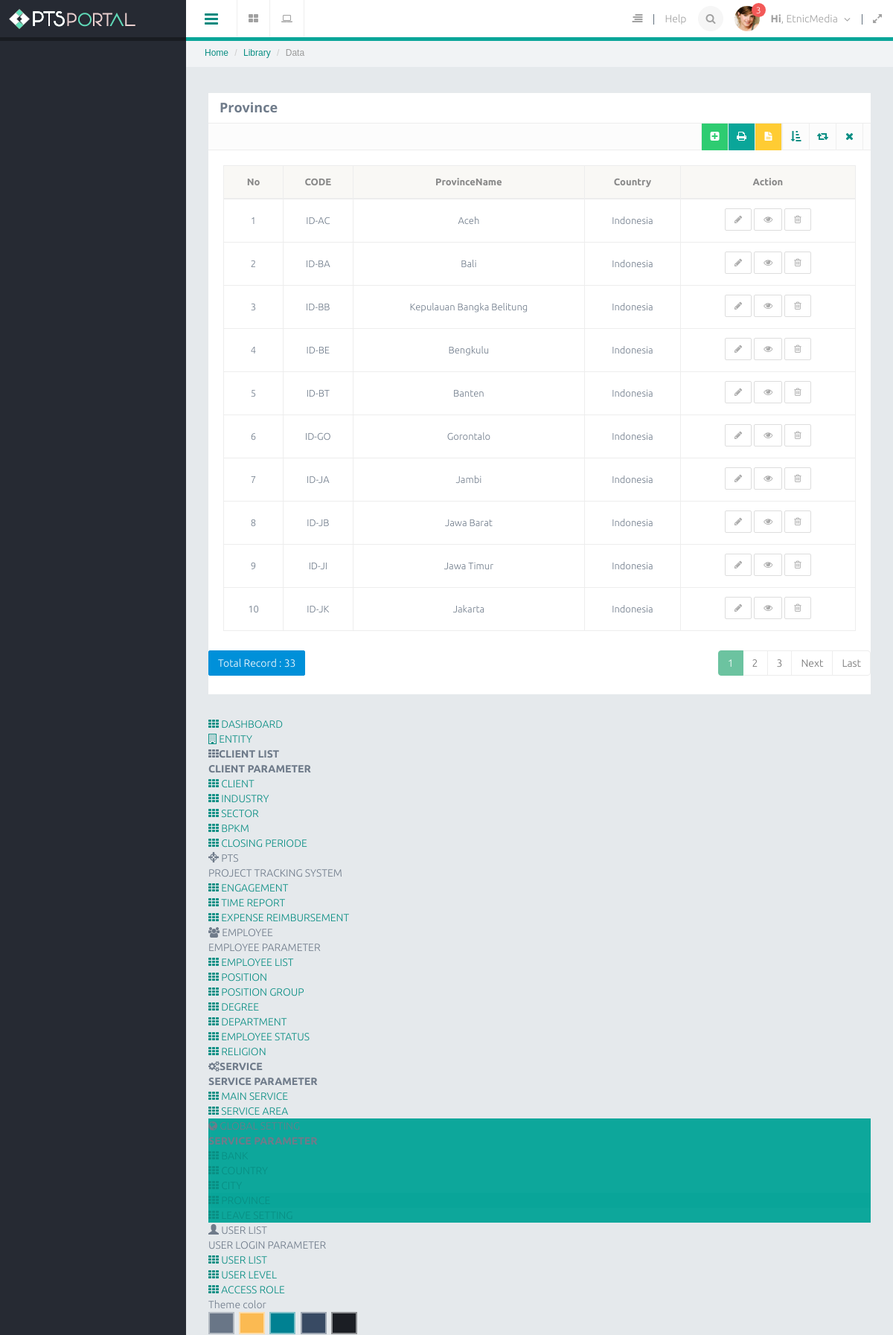
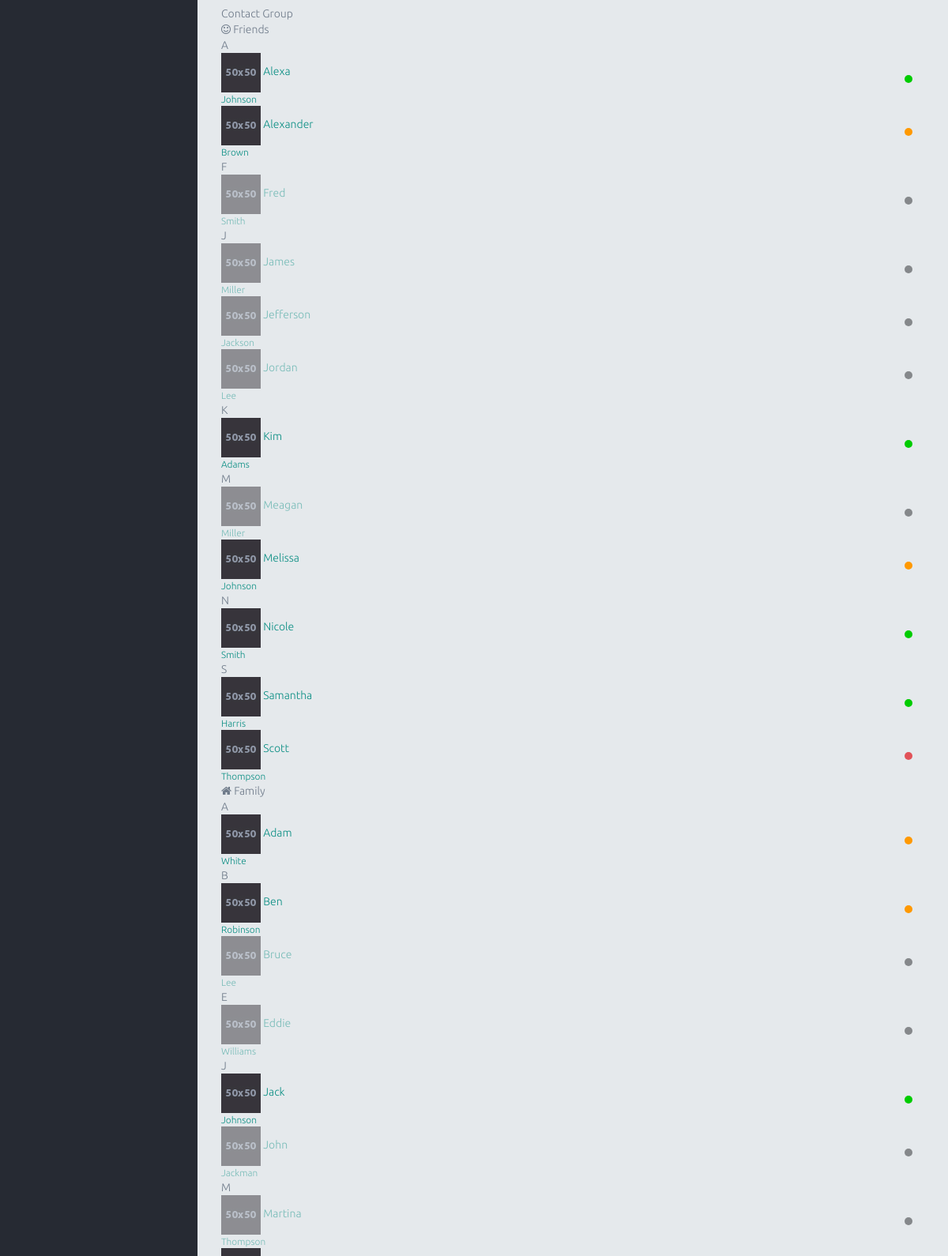
The app's page /index.php/province (upper part) with its own data (2 pictures, top to bottom).
### tables this page shows
CREATE TABLE `province` (
  `id` int(11) NOT NULL AUTO_INCREMENT,
  `provinceCode` varchar(5) NOT NULL,
  `provinceName` varchar(50) NOT NULL,
  `countryCode` tinyint(2) NOT NULL DEFAULT '1',
  `provinceDeleted` tinyint(4) NOT NULL,
  PRIMARY KEY (`id`,`provinceCode`)
);

CREATE TABLE `country` (
  `id` int(11) NOT NULL AUTO_INCREMENT,
  `CountryCode` varchar(5) NOT NULL,
  `CountryName` varchar(50) NOT NULL,
  `CountryDeleted` tinyint(4) NOT NULL,
  PRIMARY KEY (`id`)
);

### application/libraries/Template.php (called while the page is built, shortened)
<?php
class Template{
    protected $_CI;
    function __construct(){
        $this->_CI=&get_instance();
    }
    function caplet($template,$data=null){
        $data['_content']=$this->_CI->load->view($template,$data,true);
        $data['_header']=$this->_CI->load->view('themes/caplet/header',$data,true);
        $data['_slideleft']=$this->_CI->load->view('themes/caplet/slideleft',$data,true);
        $data['_modal_message']=$this->_CI->load->view('themes/caplet/modal_message',$data,true);
        $data['_modal_notification']=$this->_CI->load->view('themes/caplet/modal_notification',$data,true);
        $data['_leftnav']=$this->_CI->load->view('themes/caplet/leftnav',$data,true);
        $data['_rightnav']=$this->_CI->load->view('themes/caplet/rightnav',$data,true);
        $data['_sidebar']=$this->_CI->load->view('themes/caplet/sidebar',$data,true);
        $this->_CI->load->view('themes/caplet.php',$data);
    }
}

### application/controllers/Province.php (called while the page is built, shortened)
<?php
class Province extends CI_Controller
{
    public function index()
    {
        $q = urldecode($this->input->get('q', TRUE));
        $start = intval($this->input->get('start'));
        if ($q <> '') {
            $config['base_url'] = base_url() . 'province/index.html?q=' . urlencode($q);
            $config['first_url'] = base_url() . 'province/index.html?q=' . urlencode($q);
        } else {
            $config['base_url'] = base_url() . 'province/';
            $config['first_url'] = base_url() . 'province/';
        }
        $config['per_page'] = 10;
        $config['page_query_string'] = TRUE;
        $config['total_rows'] = $this->Mprovince->total_rows($q);
        $province = $this->Mprovince->get_limit_data($config['per_page'], $start, $q);
        $this->pagination->initialize($config);
        $data = array(
            'province_data' => $province,
            'q' => $q,
            'pagination' => $this->pagination->create_links(),
            'total_rows' => $config['total_rows'],
            'start' => $start,
        );
        $this->template->caplet('province/province_list', $data);
    }
}

### index.php (called while the page is built, shortened)
<?php
require_once BASEPATH.'core/CodeIgniter.php';

### application/config/config.php (called while the page is built, shortened)
<?php
$config['base_url'] = "http://".$_SERVER['HTTP_HOST'];
$config['base_url'] .= preg_replace('@/+$@','',dirname($_SERVER['SCRIPT_NAME'])).'/';
$config['index_page'] = '';
$config['uri_protocol']	= 'REQUEST_URI';
$config['url_suffix'] = 'html';
$config['language']	= 'english';
$config['charset'] = 'UTF-8';
$config['enable_hooks'] = FALSE;
$config['subclass_prefix'] = 'MY_';
$config['composer_autoload'] = FALSE;
$config['permitted_uri_chars'] = 'a-z 0-9~%.:_\-';
$config['allow_get_array'] = TRUE;
$config['enable_query_strings'] = FALSE;
$config['controller_trigger'] = 'c';
$config['function_trigger'] = 'm';
$config['directory_trigger'] = 'd';
$config['log_threshold'] = 0;
$config['log_path'] = '';
$config['log_file_extension'] = '';
$config['log_file_permissions'] = 0644;
$config['log_date_format'] = 'Y-m-d H:i:s';
$config['error_views_path'] = '';
$config['cache_path'] = '';
$config['cache_query_string'] = FALSE;
$config['encryption_key'] = 'randomstring';
$config['sess_driver'] = 'files';
$config['sess_cookie_name'] = 'ci_session';
$config['sess_expiration'] = 7200;
$config['sess_save_path'] = sys_get_temp_dir();
$config['sess_match_ip'] = FALSE;
$config['sess_time_to_update'] = 300;
$config['sess_regenerate_destroy'] = FALSE;
$config['cookie_prefix']	= '';
$config['cookie_domain']	= '';
$config['cookie_path']		= '/';
$config['cookie_secure']	= FALSE;
$config['cookie_httponly'] 	= FALSE;
$config['standardize_newlines'] = FALSE;
$config['global_xss_filtering'] = FALSE;
$config['csrf_protection'] = FALSE;
$config['csrf_token_name'] = 'csrf_test_name';
$config['csrf_cookie_name'] = 'csrf_cookie_name';
$config['csrf_expire'] = 7200;
$config['csrf_regenerate'] = TRUE;
$config['csrf_exclude_uris'] = array();
$config['compress_output'] = FALSE;
$config['time_reference'] = 'local';
$config['rewrite_short_tags'] = FALSE;
$config['proxy_ips'] = '';

### application/models/Mprovince.php (called while the page is built, shortened)
<?php
class Mprovince extends CI_Model
{
    public $table = 'province';
    function total_rows($q = NULL) {
        $this->db->like('id', $q);
	$this->db->or_like('provinceName', $q);
	$this->db->or_like('countryCode', $q);
	$this->db->or_like('provinceDeleted', $q);
	$this->db->from($this->table);
        return $this->db->count_all_results();
    }
    function get_limit_data($limit, $start = 0, $q = NULL){
        $this->db->select('a.*, b.countryName')
         ->from('province a')
         ->join('country b', 'a.countryCode = b.id');
	$this->db->limit($limit, $start);
        return $this->db->get($this->table)->result();
    }
}

### application/views/province/province_list.php (the view, shortened to what this page needs)
    <div class="row">
    <div class="col-lg-12">
        <section class="panel">
            <header class="panel-heading">
                <h4><strong>Province</strong></h4>
            </header>
            <div class="panel-tools fully" align="right" data-toolscolor="#6CC3A0">
                <ul class="tooltip-area">
                    <li>
                        <a href="<?= site_url('province/create'); ?>" class="btn btn-success" title="create new data"><i class="fa fa-plus-square"></i></a>
                    </li>
                    <li>
                        <a href="<?= site_url('province/excel'); ?>" class="btn btn-theme-inverse" title="download excel"><i class="fa fa-print"></i></a>
                    </li>
                    <li>
                        <a href="<?= site_url('province/word'); ?>" class="btn btn-warning" title="download word"><i class="fa fa-file-text"></i></a>
                    </li>
                    <li><a href="javascript:void(0)" class="btn btn-collapse" title="Collapse"><i class="fa fa-sort-amount-asc"></i></a></li>
                    <li><a href="javascript:void(0)" class="btn btn-reload"  title="Reload"><i class="fa fa-retweet"></i></a></li>
                    <li><a href="javascript:void(0)" class="btn btn-close" title="Close"><i class="fa fa-times"></i></a></li>
                </ul>
            </div>
        <div class="panel-body">
        <table class="table table-bordered" style="margin-bottom: 10px">
        <thead>
            <tr>
                <th>No</th>
                <th>CODE</th>
		<th>ProvinceName</th>
		<th>Country </th>
		<th>Action</th>
		</tr>
		</thead>
		<tbody align="center">
            <?php
            foreach ($province_data as $province)
            {
                ?>
                <tr>
			<td width="80px"><?php echo ++$start ?></td>
			<td><?php echo $province->provinceCode ?></td>
			<td><?php echo $province->provinceName ?></td>
			<td><?php echo $province->countryName ?></td>
                        <td>
                                        <span class="tooltip-area">
                                            <a href="<?= site_url('province/update/' . $province->id) ?>" class="btn btn-default btn-sm" title="Edit"><i class="fa fa-pencil"></i>
                                            </a>
                                            <a href="<?= site_url('province/read/' . $province->id) ?>" class="btn btn-default btn-sm" title="detail"><i class="fa fa-eye"></i>
                                            </a>
                                            <a href="<?= site_url('province/delete/' . $province->id) ?>"  onclick="javasciprt: return confirm('Are You Sure ?')" class="btn btn-default btn-sm" title="Delete" onclick="javasciprt: return confirm('Are You Sure ?')"><i class="fa fa-trash-o"></i>
                                            </a>
                                        </span>
                                    </td>
		</tr>
                <?php
            }
            ?>
            </tbody>
        </table>
        </div>
        <div class="row">
            <div class="col-md-6">
                <a href="#" class="btn btn-primary">Total Record : <?php echo $total_rows ?></a>
	    </div>
            <div class="col-md-6 text-right">
                <?php echo $pagination ?>
            </div>
        </div>
    </body>
</html>

### records on screen
province: provinceCode "ID-AC", provinceName "Aceh", country.CountryName "Indonesia"
province: provinceCode "ID-BA", provinceName "Bali", country.CountryName "Indonesia"
province: provinceCode "ID-BB", provinceName "Kepulauan Bangka Belitung", country.CountryName "Indonesia"
province: provinceCode "ID-BE", provinceName "Bengkulu", country.CountryName "Indonesia"
province: provinceCode "ID-BT", provinceName "Banten", country.CountryName "Indonesia"
province: provinceCode "ID-GO", provinceName "Gorontalo", country.CountryName "Indonesia"
province: provinceCode "ID-JA", provinceName "Jambi", country.CountryName "Indonesia"
province: provinceCode "ID-JB", provinceName "Jawa Barat", country.CountryName "Indonesia"
province: provinceCode "ID-JI", provinceName "Jawa Timur", country.CountryName "Indonesia"
province: provinceCode "ID-JK", provinceName "Jakarta", country.CountryName "Indonesia"

### other values on screen
$total_rows "33"
$pagination "1 2 3 Next Last"
